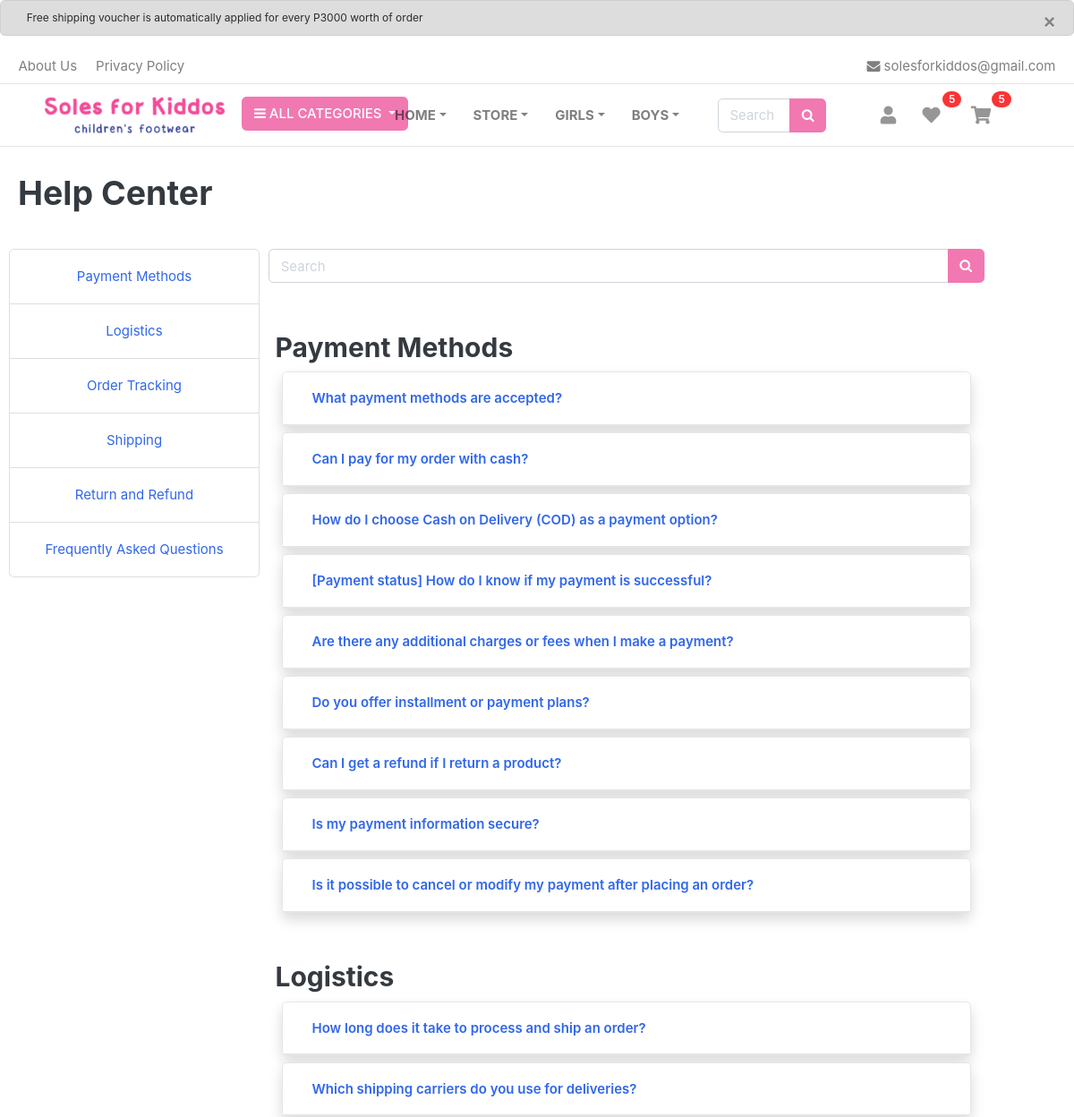
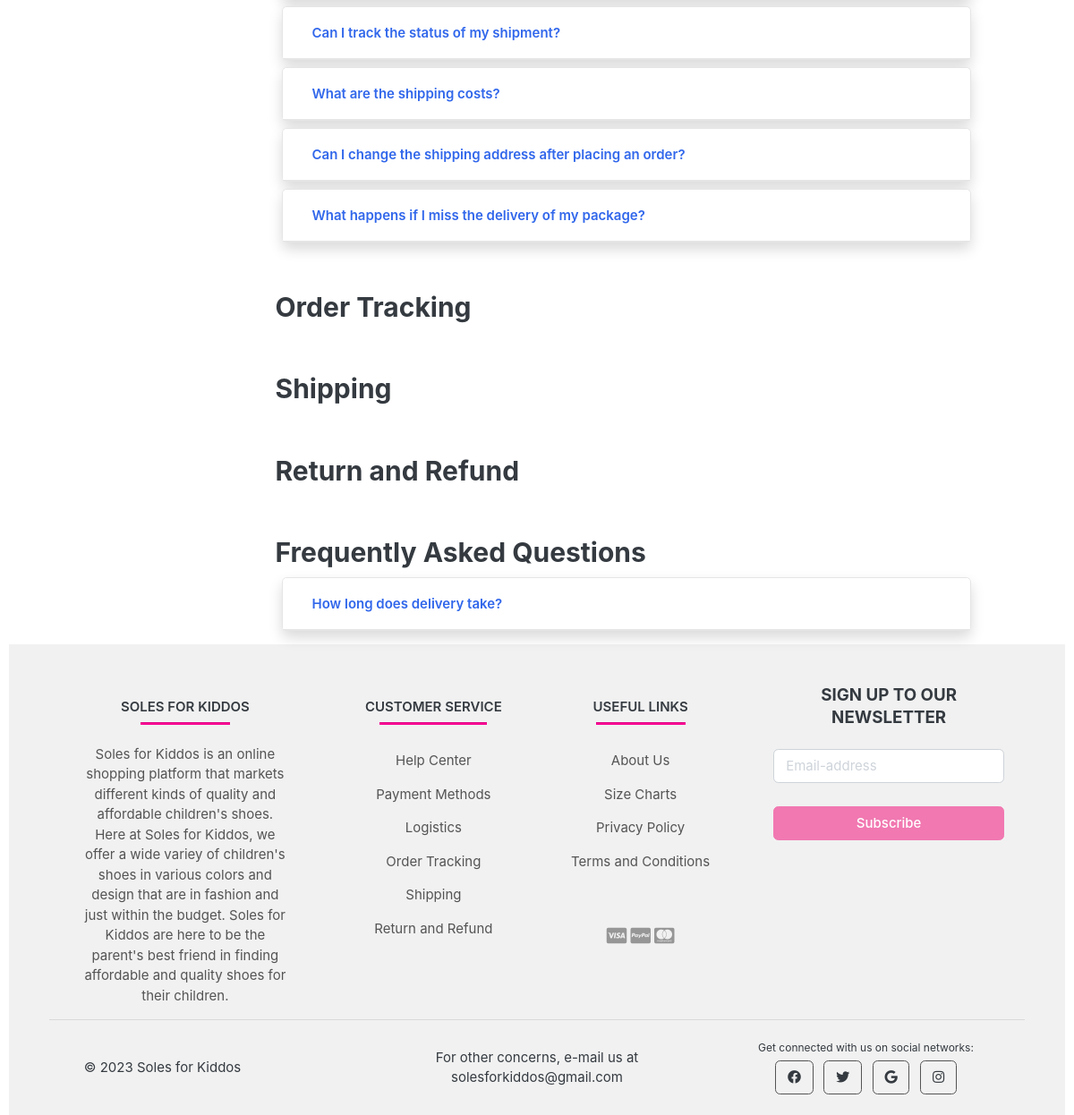
The page /store/faq/ (signed in) on the database its author committed (2 pictures, top to bottom).
### store/models.py (models this page shows, shortened)
class faq_topic(models.Model):
    title = models.CharField(max_length=200)

class FAQS(models.Model):
    STATUS = (
        ('True', 'True'),
        ('False', 'False'),
    )
    category = models.ForeignKey(faq_topic, default=None, on_delete=models.CASCADE, blank=True, null=True)
    question = models.CharField(max_length=200)
    answer = RichTextField()
    status=models.CharField(max_length=10, choices=STATUS, default=True)
    create_at=models.DateTimeField(auto_now_add=True)
    update_at=models.DateTimeField(auto_now=True)

### store/views.py (the view)
# urls.py: path('faq/', views.faq, name='faq'),
def faq(request):
    faq_topics = faq_topic.objects.all()
    faq_data = []
    for topic in faq_topics:
        faqs = FAQS.objects.filter(category=topic)
        faq_data.append((topic, faqs))
    context = {
        'faq_data': faq_data,
    }
    return render(request, 'store/faq.html', context)

### carts/context_processors.py (called while the page is built)
def counter(request):
    cart_count = 0
    if 'admin' in request.path:
        return {}
    else:
        try:
            cart = Cart.objects.filter(cart_id=_cart_id(request))
            if request.user.is_authenticated:
                cart_items = CartItem.objects.all().filter(user=request.user)
            else:
                cart_items = CartItem.objects.all().filter(cart=cart[:1])
            for cart_item in cart_items:
                cart_count += cart_item.quantity
        except Cart.DoesNotExist:
            cart_count = 0
    return dict(cart_count=cart_count)

### carts/views.py (called while the page is built)
def _cart_id(request):
    cart = request.session.session_key
    if not cart:
        cart = request.session.create()
    return cart

### category/context_processors.py (called while the page is built)
def menu_links(request):
    links = Category.objects.all()
    return dict(links=links)

def brand_list(request):
    brands = Brand.objects.all()
    return dict(brands=brands)

def age_list(request):
    ages = Age.objects.all()
    return dict(ages=ages)

def category_list(request):
    topics = faq_topic.objects.all()
    return dict(topics=topics)

### category/models.py (called while the page is built)
    def get_url(self):
            return reverse('products_by_category', args=[self.slug])

    def get_url(self):
            return reverse('products_by_age', args=[self.slug])

### templates/store/faq.html (shortened to what this page needs)
{% extends 'base.html' %}
{% load static %}
{% block content %}
<div class="container">
    <header class="container">
        <br>
      <h1>Help Center</h1>
      <br>
    </header>
    <div class="row">
        <div class="col-md-3 ">
            <ul class="list-group text-md-center pb-5 pt-2 sticky-top">
                {% for topic in topics %}
                <li class="list-group-item"><a class="nav-link" href="{% if request.path == '/store/faq/' %}#{{ topic.title }}{% else %}{% url 'faq' %}{% endif %}">{{ topic.title }}</a></li>
                {% endfor %}
            </ul>
        </div>
        <div class="col-md-8 p-md-0 p-sm-2 ">
            <form action="{% url 'faq_search' %}" class="search pt-2" method='GET'>
                <div class=" input-group">
                    <input type="text" class="form-control" style="width:50%;" placeholder="Search" name="keyword">
                    <div class="input-group-append">
                    <button class="btn btn-primary" type="submit">
                        <i class="fa fa-search"></i>
                    </button>
                    </div>
                </div>
            </form>
            <div id="accordion" class="container p-2">
                {% for topic, faqs in faq_data %}
                <h2 id="{{ topic.title }}" class="pt-5">{{ topic.title }}</h2>
                {% for faq in faqs %}
                <div class="card shadow m-2">
                    <div class="card-header" id="heading{{ forloop.parentloop.counter }}_{{ forloop.counter }}">
                        <button class="d-flex align-items-center btn btn-block btn-link collapsed" data-toggle="collapse" data-target="#collapse{{ forloop.parentloop.counter }}_{{ forloop.counter }}" aria-expanded="false" aria-controls="collapse{{ forloop.parentloop.counter }}_{{ forloop.counter }}">
                            <h6 class="font-weight-bold my-auto">{{ faq.question }}</h6>
                        </button>
                    </div>
                </div>
                {% endfor %}
                {% endfor %}
            </div>
        </div>
        </div>
    </div>
{% endblock %}

### static/css/ui.css (style rules this page uses)
html { font-family: "Inter", sans-serif; font-size: 15px; }
[class*=list-] li:after { visibility: hidden; display: block; content: ""; overflow: hidden; height: 0; clear: both; }

### static/css/custom.css (style rules this page uses)
.btn-primary { color: #fff; background-color: #F178B1; border-color: #F178B1; }

### rows shown on the page
faq_topic: title "Payment Methods"
faq_topic: title "Logistics"
faq_topic: title "Order Tracking"
faq_topic: title "Shipping"
faq_topic: title "Return and Refund"
faq_topic: title "Frequently Asked Questions"
FAQS: question "What payment methods are accepted?"
FAQS: question "Can I pay for my order with cash?"
FAQS: question "How do I choose Cash on Delivery (COD) as a payment option?"
FAQS: question "[Payment status] How do I know if my payment is successful?"
FAQS: question "Are there any additional charges or fees when I make a payment?"
FAQS: question "Do you offer installment or payment plans?"
FAQS: question "Can I get a refund if I return a product?"
FAQS: question "Is my payment information secure?"
FAQS: question "Is it possible to cancel or modify my payment after placing an order?"
FAQS: question "How long does it take to process and ship an order?"
FAQS: question "Which shipping carriers do you use for deliveries?"
FAQS: question "Can I track the status of my shipment?"
FAQS: question "What are the shipping costs?"
FAQS: question "Can I change the shipping address after placing an order?"
FAQS: question "What happens if I miss the delivery of my package?"
FAQS: question "How long does delivery take?"

### other values the page prints
{{ cart_count }} "5"
